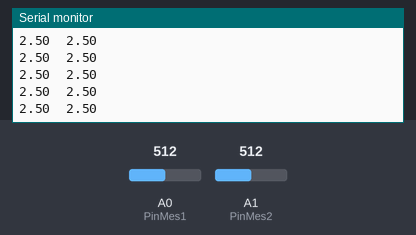
Bench run of a sketch on a simulated Arduino Uno, built with avr-gcc and run on an emulated ATmega328P. Parts: the last lines printed to the serial monitor. The test bench sets the inputs (shaded band); at power-on: A0 (PinMes1) = 512, A1 (PinMes2) = 512.

Above: at 1.2 s.
1.3 s: A0 (PinMes1) set to 716
At 1.8 s:
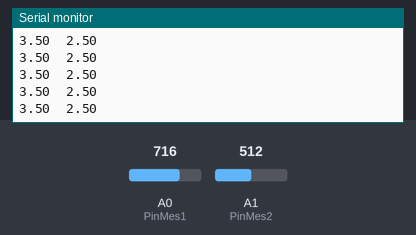
2.8 s: A1 (PinMes2) set to 716
At 3.8 s:
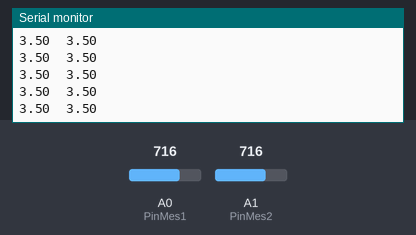
4.3 s: A0 (PinMes1) set to 900
At 5.1 s:
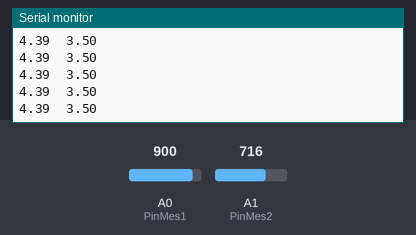
5.8 s: A1 (PinMes2) set to 900
At 6.6 s:
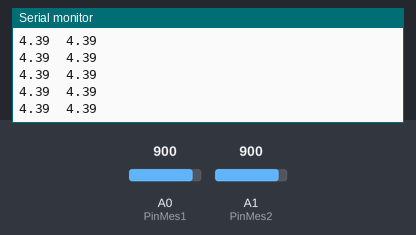
Timing chart, 0 to 8.3 s (numbered marks = the images above; inputs shaded):
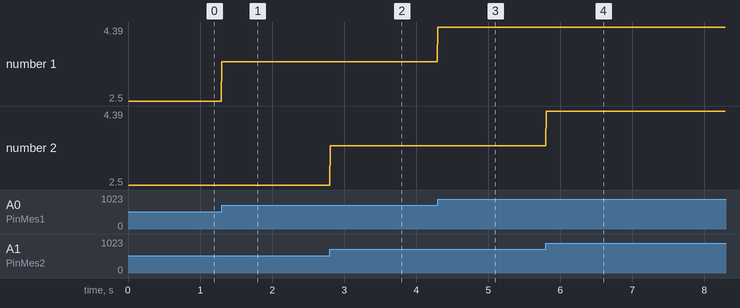

The sketch:

sketch_mesure_2_tensions.ino
```cpp
const int PinMes1 = A0; // pin qui recevra un signal à mesurer
const int PinMes2 = A1; // pin qui recevra un autre signal à mesurer
const unsigned long delais = 10000; // temps (en µs) entre deux points de mesure (fixe la fréquence d'acquisition)

int mes1; // variable qui stockera la valeur mesurée (sur 10 bits) par le capteur 1
int mes2; // variable qui stockera la valeur mesurée (sur 10 bits) par le capteur 2
unsigned long timing = 0; // variable qui stockera l'instant de la dernière mesure
float tension1; // variable qui stockera la valeur de tension reçue sur le capteur 1
float tension2; // variable qui stockera la valeur de tension reçue sur le capteur 2

void setup() {
  Serial.begin(250000);
  Serial.println("Debut de l'acquisition"); // on envoie un message sur le port série pour dire qu'on a démarré l'acquisition
}

void loop() {
  // on déclecnhe la mesure à chaque fois que le temps écoulé depuis la dernière mesure dépasse le délais fixé
  if(micros()-timing>=delais){
    timing = micros();
    mes1 = analogRead(PinMes1);
    mes2 = analogRead(PinMes2);

    tension1 = (mes1/1024.0) * 5.0; // on convertit la valeur entre 0 et 1023 en une tension entre 0 et 5 V
    tension2 = (mes2/1024.0) * 5.0; // on convertit la valeur entre 0 et 1023 en une tension entre 0 et 5 V

    // on envoie les valeurs mesurée sur le port série
    Serial.print(tension1);
    Serial.print("\t"); // on sépare les mesures par une tabulation
    Serial.println(tension2); // pour la dernière mesure on fait un println pour sauter une ligne
    }
}
```

Measured:
- after the input at 1.3 s, the serial monitor: prints a new line at once (image 1)
- after the input at 2.8 s, the serial monitor: prints a new line at once (image 2)
- after the input at 4.3 s, the serial monitor: prints a new line at once (image 3)
- after the input at 5.8 s, the serial monitor: prints a new line at once (image 4)
- plotted number 1: 2.5 → 3.5 after the input at 1.3 s, 3.5 → 4.39 after the input at 4.3 s
